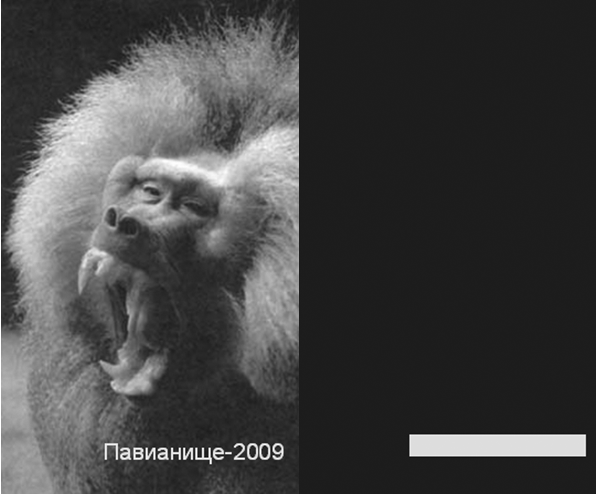
#> input picture perl/pdf/pdf_cordinates/pavian.png, 596 x 496 px
$ python script.py
#> lines starting #> are read from the running program, lines starting #| are printed output that depends on the picture; after the words box and inside, x2 and y2 are one past the last pixel; in counts of white or black regions, pixels touching at a corner belong together
from PIL import Image

im = Image.open('./pavian.png', 'r')
#> im is the input picture: PIL image 596x496 L; min 0, max 255, mean 68.4
w, h = im.size
#> w = 596; h = 496
a = [[0]*w for i in range(h)]
b = [[0]*w for i in range(h)]
for i in range(h):
    for j in range(w):
        a[i][j] = im.getpixel((j, i))
#> after the loop, a = 496 items


d = [[-1,-1], [-1,0], [-1,1], [0,1], [1,1], [1,0], [1,-1], [0,-1]]


c = 40    # // порог разницы в интенсивностях двух соседей
s = 20    # // сторона квадратиков


def foo(p, q):
    cnt = 0
    for i in range(p + 1, p + s - 1):
        for j in range(q + 1, q + s - 1):
            for k in range(8):
                if abs(a[i][j] - a[i + d[k][0]][j + d[k][1]] > c):
                    cnt += 1
    return cnt


z = 0
for i in range(0, h - s, s):
    for j in range(0, w - s, s):
        p = foo(i, j)
        for k in range(s):
            for l in range(s):
                b[i + k][j + l] = p
        z = max(z, p)


for i in range(h):
    for j in range(w):
        if b[i][j] > z / 2:
            v = 255
        else:
            v = 0
        im.putpixel((j, i), v)
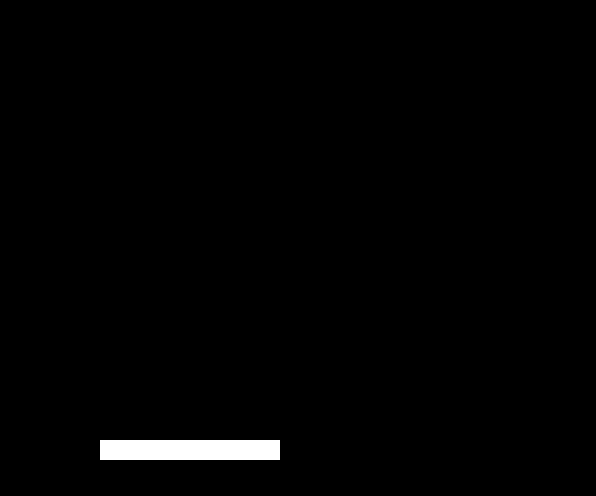
#> im: PIL image 596x496 L; 1.2% white; 1 white region, box (x1, y1, x2, y2) and area: (100, 440, 280, 460) 3600

f_out = open('./pavian_out.png', 'wb')
im.save(f_out)
f_out.close()
